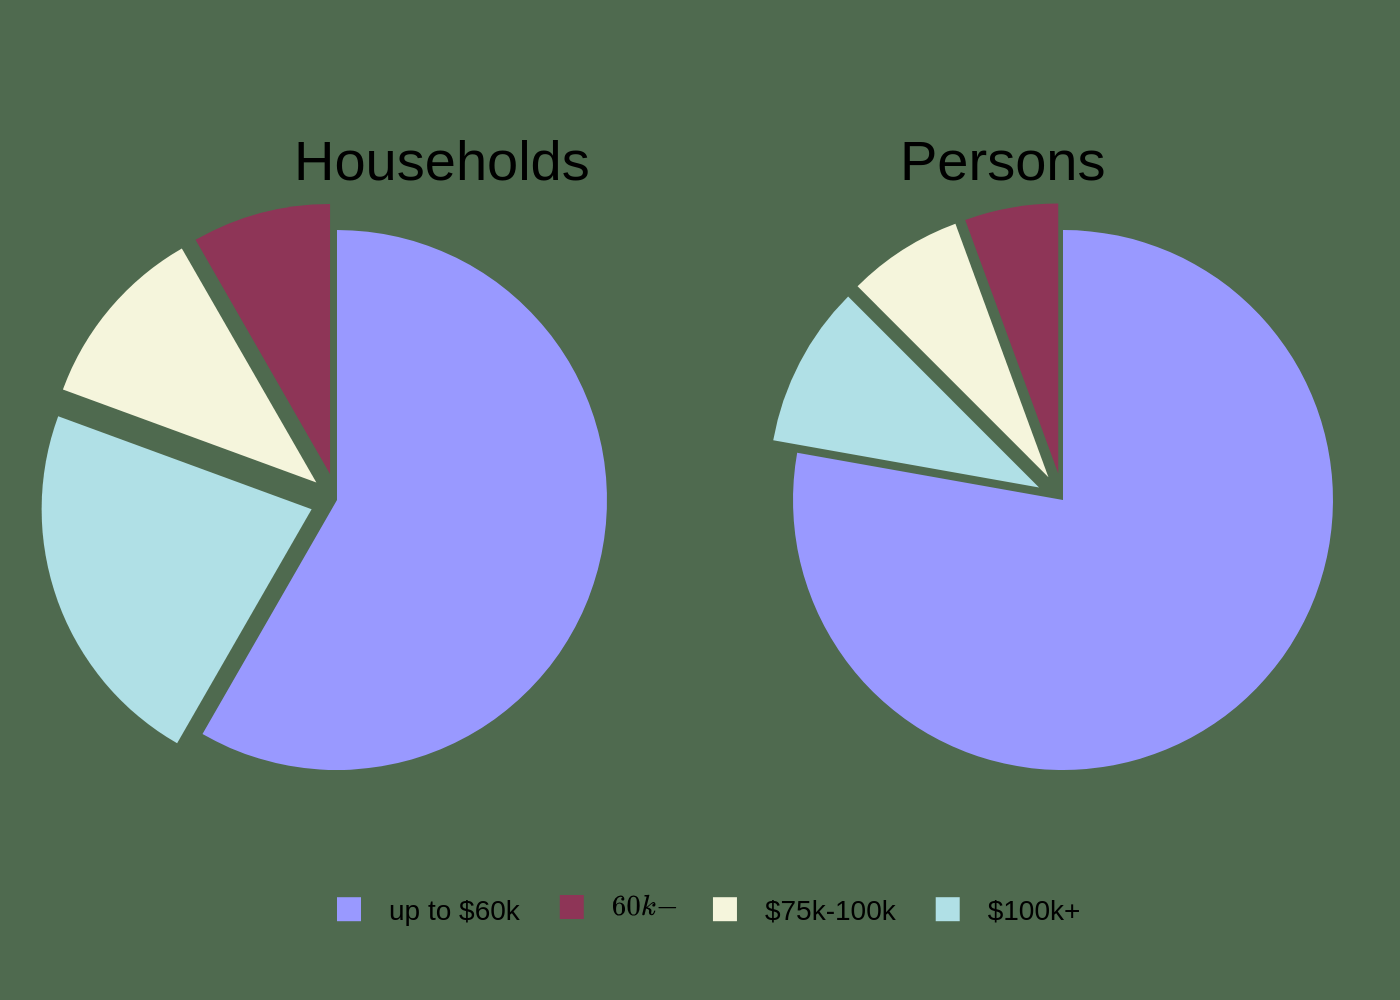

Source code (Python):
import sys
import json
from pathlib import Path
import plotly.graph_objects as go
from plotly.subplots import make_subplots

# Check for command-line argument
if len(sys.argv) != 2:
    print("Usage: python <script_name>.py <json_file_path>")
    sys.exit(1)

# Get file paths from command-line argument
json_path = Path(sys.argv[1])
if not json_path.is_file():
    print(f"Error: JSON file not found at {json_path}")
    sys.exit(1)

output_path = json_path.with_suffix('.png')

# Load data from JSON file
with open(json_path, 'r', encoding='utf-8') as f:
    chart_info = json.load(f)

# Extract data for plotting
chart_data = chart_info['chart_data']
texts = chart_info['texts']
colors = chart_info['colors']
series_data = chart_data['series']
labels = chart_data['labels']

# Create subplots for the two pie charts
fig = make_subplots(rows=1, cols=2, specs=[[{'type': 'domain'}, {'type': 'domain'}]])

# Add traces for each pie chart
pull_values = [0, 0.1, 0.1, 0.1] # Explode all slices except the first one
for i, series in enumerate(series_data):
    fig.add_trace(go.Pie(
        labels=labels,
        values=series['values'],
        name=series['name'],
        marker_colors=colors,
        pull=pull_values,
        sort=False,  # Preserve original data order
        showlegend=(i == 0), # Show legend only for the first pie chart
        textinfo='none'
    ), 1, i + 1)

# Update layout for styling
fig.update_layout(
    paper_bgcolor='#4F6A4F',
    plot_bgcolor='#4F6A4F',
    margin=dict(t=80, b=80, l=20, r=20),
    font=dict(
        family="Arial",
        size=14,
        color="black"
    ),
    legend=dict(
        orientation="h",
        yanchor="bottom",
        y=-0.15,
        xanchor="center",
        x=0.5,
        traceorder='normal'
    ),
    annotations=[
        dict(
            text=series_data[0]['name'],
            x=0.19, y=1.05,
            font_size=28,
            showarrow=False,
            font=dict(family="Arial", color="black")
        ),
        dict(
            text=series_data[1]['name'],
            x=0.81, y=1.05,
            font_size=28,
            showarrow=False,
            font=dict(family="Arial", color="black")
        )
    ]
)

# Save the figure as a high-resolution PNG
fig.write_image(output_path, scale=2)

print(f"Chart saved to {output_path}")
